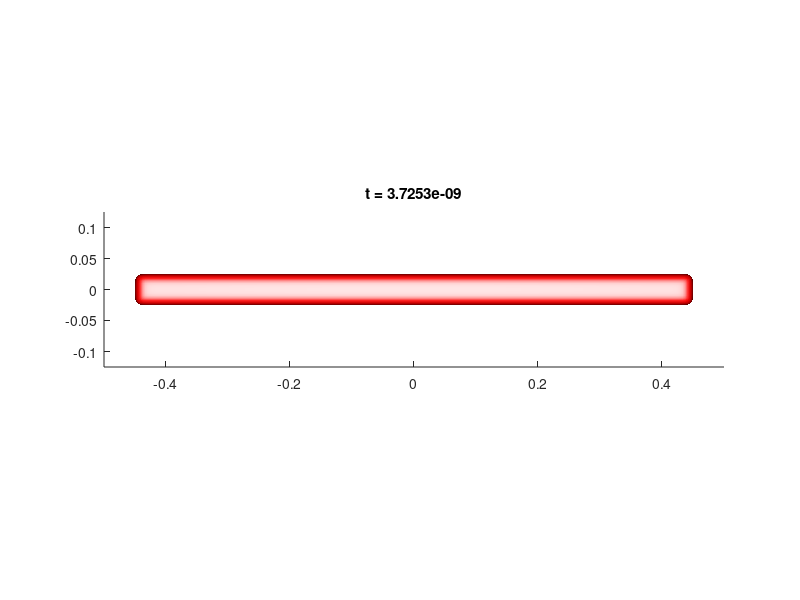
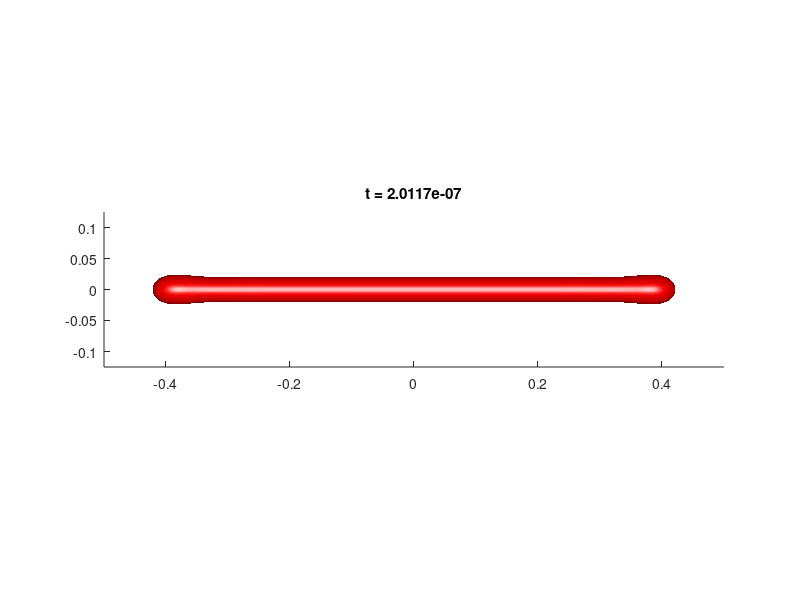

The MATLAB source for these figures, in order: (Note: a time limit stopped this script after it produced the figures.)
clear all;
 
N1 = 2^8; N2 = N1/4; N3 = N1/4;
L1 = 1; L2 = 1/4; L3 = 1/4;

x1 = linspace(-L1/2,L1/2,N1);
x2 = linspace(-L2/2,L2/2,N2);
x3 = linspace(-L3/2,L3/2,N3);

[X1,X2,X3] = meshgrid(x1,x2,x3);

%%%%%%%%%%%%%%%%% parametre %%%%%%%%%%%%%%%%%%%%%%%%
epsilon =2/N1;
dt = epsilon^4;
T =5*10^(-6);

alpha = 2;
W = @(U) 1/2*(U.*(U-1)).^2;
W_prim = @(U) (U.*(U-1).*(2*U-1));
MobM = @(U) 36*((((U).*(1-U)).^2));

k1 =  [0:N1/2,-N1/2+1:-1]/L1; k2 =  [0:N2/2,-N2/2+1:-1]/L2; k3 = [0:N3/2,-N3/2+1:-1]/L3;
[K1,K2,K3] = meshgrid(k1,k2,k3);
Delta = -4*pi^2*((K1.^2 + K2.^2 + K3.^2));



%%%%%%%%%%%%%%%%%% condition initiale %%%%%%%%%%%

d = max(max(max(max(max(X3-0.2*L3/2,-X3-0.2*L3/2),X1-0.9*L1/2),X2-0.2*L2/2),-X1-0.9*L1/2),-X2-0.2*L2/2); 
U = (1-tanh(d/(epsilon)))/2; U_fourier = fftn(U);
Mu_fourier = -Delta.*U_fourier + fftn(1/epsilon^2*W_prim(U)); Mu = real(ifftn(Mu_fourier));
nabla1_Mu= ifftn(2*1i*pi*K1.*Mu_fourier);nabla2_Mu = ifftn(2*1i*pi*K2.*Mu_fourier);nabla3_Mu = ifftn(2*1i*pi*K3.*Mu_fourier);


s = linspace(0,1,100); m=max(MobM(s)); 
M_L = 1./(1 + dt*m*Delta.*(Delta - alpha/epsilon^2));

%%%%%%%%%%%%%%%%
k = 1;

T_vec = linspace(0,0.99*T,10);
T_vec = [T_vec(1),2*10^(-7),T_vec(2:10)];
T_vec = [T_vec,2*T];
j_sauvegarde = 1;


 clf
  v = U;
 p = patch(isosurface(x1,x2,x3,v,0.5));
 isonormals(x1,x2,x3,v,p)
 set(p,'FaceColor',[1,0,0],'EdgeColor','none');
 
 daspect([1 1 1]);
 camlight headlight;
 lighting gouraud;
 axis([-L1/2,L1/2,-L2/2,L2/2,-L3/2,L3/2])

 
for i=1:T/dt,

mobU = MobM(U);
div_mob_laplacien_fourier =  2*1i*pi*K1.*fftn((mobU-m).*nabla1_Mu ) ...
    + 2*1i*pi*K2.*fftn((mobU-m).*nabla2_Mu) ... 
    + 2*1i*pi*K3.*fftn((mobU-m).*nabla3_Mu);
J2mu = real(sum( (m-mobU(:)).*(nabla1_Mu(:).^2 + nabla2_Mu(:).^2 + nabla3_Mu(:).^2 ) + eps^2)/(N1*N2*N3))/2;
R = sqrt(J2mu);

%%%%%%%% Step 1 %%%%%%%%%%%%%%%%%%%%%%%%%%%%%%%%%%%
B1_1 = U_fourier; B1_2 = dt*div_mob_laplacien_fourier/sqrt(J2mu);
B2 = fftn(W_prim(U)/epsilon^2 - alpha/epsilon^2*U);
Mu1_fourier = M_L.*((alpha/epsilon^2 - Delta).*B1_1 + B2);
Mu2_fourier = M_L.*((alpha/epsilon^2 - Delta).*B1_2); 
nabla1_Mu1 = real(ifftn(2*1i*pi*K1.*Mu1_fourier));nabla2_Mu1 = real(ifftn(2*1i*pi*K2.*Mu1_fourier));nabla3_Mu1 = real(ifftn(2*1i*pi*K3.*Mu1_fourier));
nabla1_Mu2 = real(ifftn(2*1i*pi*K1.*Mu2_fourier));nabla2_Mu2 = real(ifftn(2*1i*pi*K2.*Mu2_fourier));nabla3_Mu2 = real(ifftn(2*1i*pi*K3.*Mu2_fourier));
%%%%%%%% Step 2 %%%%%%%%%%%%%%%%%%%%%%%%%%%%%%%%%%%
h_mu1_mu = real((sum( (m-mobU(:)).*(nabla1_Mu1(:).*nabla1_Mu(:) + nabla2_Mu1(:).*nabla2_Mu(:) + nabla3_Mu1(:).*nabla3_Mu(:)  )+eps^2)/(N1*N2*N3))/(2*sqrt(J2mu)));
h_mu2_mu = real((sum( (m-mobU(:)).*(nabla1_Mu2(:).*nabla1_Mu(:) + nabla2_Mu2(:).*nabla2_Mu(:) + nabla3_Mu2(:).*nabla3_Mu(:)  )+eps^2)/(N1*N2*N3))/(2*sqrt(J2mu)));
R = (h_mu1_mu)/(1-  h_mu2_mu);    
%%%%%%%% Final step %%%%%%%%%%%%%%%%%%%%%%%%%%%%%%%%
Mu_fourier = Mu1_fourier + R*Mu2_fourier; nabla1_Mu = nabla1_Mu1 + R*nabla1_Mu2;  nabla2_Mu = nabla2_Mu1 + R*nabla2_Mu2; nabla3_Mu = nabla3_Mu1 + R*nabla3_Mu2;
U_fourier = M_L.*(B1_1 + R*B1_2 + dt*m*Delta.*B2); U = real(ifftn(U_fourier));


EnergieNMN(i) = epsilon*sum(sum(sum( (4*pi^2*(K1.^2 + K2.^2 + K3.^2)).*abs(U_fourier).^2 )))/(N1*N2*N3)^2 + 1/epsilon*sum(W(U(:)))/(N1*N2*N3)    ;
 
    


 if (i*dt > T_vec(j_sauvegarde))
              
       
        clf
       v = U;
       p = patch(isosurface(x1,x2,x3,v,0.5));
       isonormals(x1,x2,x3,v,p)
       set(p,'FaceColor',[1,0,0],'EdgeColor','none');
 
       daspect([1 1 1]);
       camlight headlight;
       lighting gouraud;
      axis([-L1/2,L1/2,-L2/2,L2/2,-L3/2,L3/2])

       name_title = ['t = ',num2str(i*dt)];
       title(name_title,'linewidth',2)
      
       
       name_fig = ['Test3D1_UM_',num2str( j_sauvegarde),'.eps'];
       print('-depsc', name_fig)
%      
       
       j_sauvegarde = j_sauvegarde +1;
 

       
    end


% 
% 
% if (mod(i,10)==1)
%        clf
%        v = U;
%        p = patch(isosurface(x1,x2,x3,v,0.5));
%        isonormals(x1,x2,x3,v,p)
%        set(p,'FaceColor',[1,0,0],'EdgeColor','none');
%  
%        daspect([1 1 1]);
%        camlight headlight;
%        lighting gouraud;
%       axis([-L1/2,L1/2,-L2/2,L2/2,-L3/2,L3/2])
% 
%     
%     
%     drawnow
%    
% end
    
end
